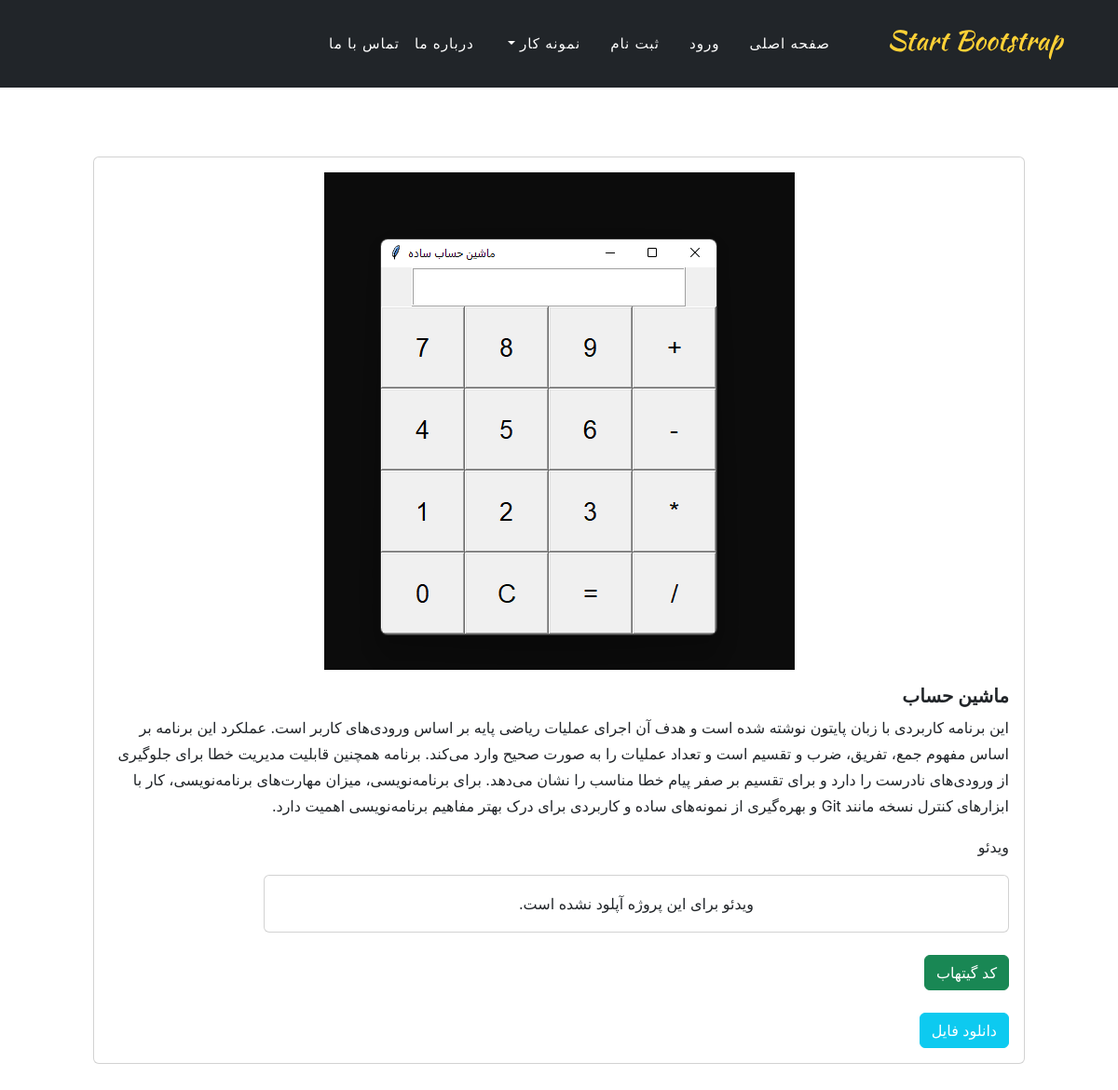
The page /product/7 on the database its author committed.
### projects/models.py (models this page shows, shortened)
class Project(models.Model):
    titel = models.CharField(max_length=200)  # اصلاح شد: 'title'، نه 'titel'
    description = models.TextField()
    image = models.ImageField(upload_to='projects/')
    link = models.URLField(blank=True)
    category = models.ForeignKey(Category, on_delete=models.CASCADE, related_name='projects')
    price = models.DecimalField(max_digits=10, decimal_places=2, blank=True, null=True)
    download_file = models.FileField(upload_to='project_files/', blank=True, null=True)
    video = models.FileField(
        upload_to='project_videos/',
        blank=True,
        null=True,
        validators=[FileExtensionValidator(allowed_extensions=['mp4', 'avi', 'mov', 'wmv'])]
    )

class GitHubLink(models.Model):
    project = models.ForeignKey(Project, related_name='github_links', on_delete=models.CASCADE)
    url = models.URLField()

### projects/views.py (the view)
# urls.py: path('product/<int:pk>',views.product, name= 'product' ),
def product(request,pk):
    product = Project.objects.get(id=pk)
    return render(request, 'product.html', {'project': product})

### projects/templates/product.html (shortened to what this page needs)
{% load static %}
    {% include 'navbar.html' %}
            <br><br><br><br><br><br><br>
               <div class="container-fluid d-flex justify-content-center">
                <div class="card mb-4" style="max-width: 1000px;">
                <div class="d-flex justify-content-center mt-3">
                    <img src="{{ project.image.url }}" style="max-width: 700px; height: auto;" class="" alt="...">
                </div>
                <div class="card-body text-end">
                    <h5 class="card-title">{{ project.titel }}</h5>
                    <p class="card-text">{{ project.description }}</p>
                    <p class="card-text"> ویدئو </p>
                    <div>
                        <div class="card mb-4" style="max-width: 800px;">
                        <div class="d-flex justify-content-center mt-3">
                            {% if project.video %}
                                <video controls style="max-width:800px; width:500%; height:auto;">
                                    <source src="{{ project.video.url }}" type="video/mp4">
                                    مرورگر شما از تگ ویدئو پشتیبانی نمی‌کند.
                                </video>
                            {% else %}
                                <p>ویدئو برای این پروژه آپلود نشده است.</p>
                            {% endif %}
                        </div>
                    </div>
                    </div>
                  {% for link in project.github_links.all %}
                     <a href="{{ link.url }}" class="btn btn-success" target="_blank">کد گیتهاب</a>
                  {% endfor %}
                    <br><br>
                  {% if project.download_file %}
                   <a href="{{ project.download_file.url }}" class="btn btn-info" download>دانلود فایل</a>
                  {% else %}
                  <p>هیچ فایلی برای دانلود موجود نیست.</p>
                  {% endif %}
              </div>
                </div>
            </div>

### rows shown on the page
Project: image (picture), titel "ماشین حساب", description "این برنامه کاربردی با زبان پایتون نوشته شده است و هدف آن اجرای عملیات ریاضی پایه بر اساس ورودی‌های کاربر است. عملکرد این برنامه بر اساس مفهوم جمع، تفریق، ضرب و تقسیم است و تعداد عملیات را به صورت صحیح وارد می‌کند. برنامه همچنین قابلیت مدیریت خطا برای جلوگیری از ورودی‌های نادرست را دارد و برای تقسیم بر صفر پیام خطا مناسب را نشان می‌دهد. برای برنامه‌نویسی، میزان مهارت‌های برنامه‌نویسی، کار با ابزارهای کنترل نسخه مانند Git و بهره‌گیری از نمونه‌های ساده و کاربردی برای درک بهتر مفاهیم برنامه‌نویسی اهمیت دارد."
